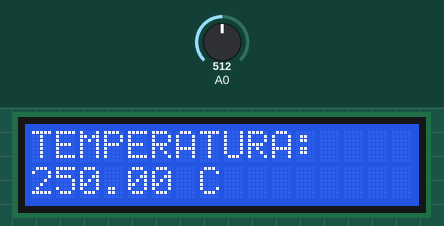
Bench run of a sketch on a simulated Arduino Uno, built with avr-gcc and run on an emulated ATmega328P. Parts: 16×2 character LCD. The inputs (shaded band) are chosen by the test bench; at power-on: A0 = 512.

Above: at 1.2 s.
1.3 s: A0 set to 217
At 2.5 s:
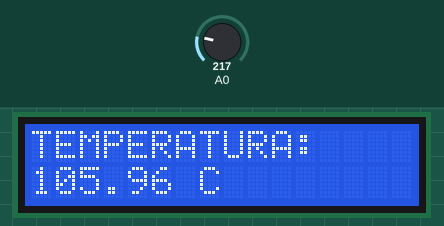
3.5 s: A0 set to 196
At 5.2 s:
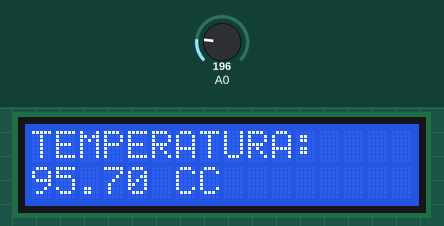
5.5 s: A0 set to 22
At 7.0 s:
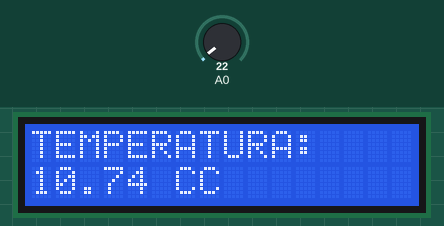
7.5 s: A0 set to 18
At 8.6 s:
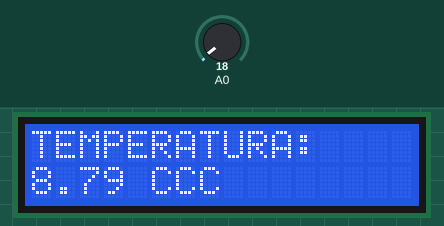
Timing chart, 0 to 10.5 s (numbered marks = the images above; inputs shaded):
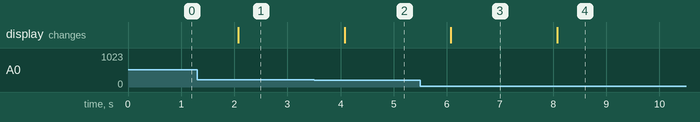

The sketch:

kod_temp_sensor.ino
```cpp
#include <LiquidCrystal.h>

LiquidCrystal lcd(2, 3, 4, 5, 6,7);

void setup() {
  // put your setup code here, to run once:
lcd.begin(16, 2);
lcd.clear();
lcd.setCursor(0,0);
lcd.print("TEMPERATURA:");
}

int odczyt;
float voltage;
float temperaturaC;

void loop() {
  // put your main code here, to run repeatedly:
int odczyt = analogRead(A0);

float voltage = odczyt * (5.0/1024.0);

float temperaturaC = voltage * 100;
lcd.setCursor(0,1);
lcd.print(temperaturaC);
lcd.print(" ");
lcd.print("C");
delay(1000);
}
```

Measured:
- the behaviour switches between 205 and 204 on A0 (found by bisection; images 1 and 2)
- the behaviour switches between 21 and 20 on A0 (found by bisection; images 3 and 4)
- after the input at 1.3 s, the display: changes after 0.77 s (image 1)
- after the input at 3.5 s, the display: changes after 0.57 s (image 2)
- after the input at 5.5 s, the display: changes after 0.58 s (image 3)
- after the input at 7.5 s, the display: changes after 0.58 s (image 4)
